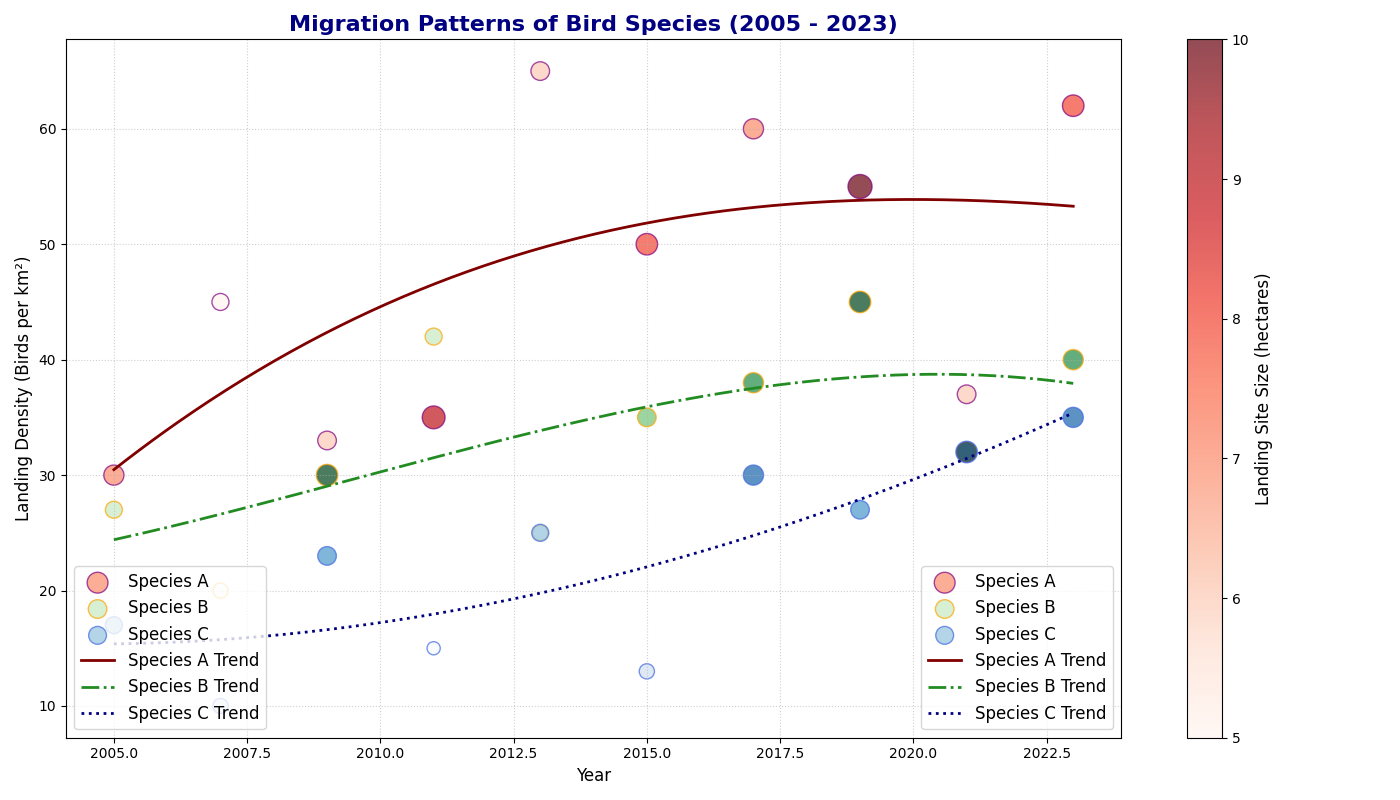

The script that drew this image:
import matplotlib.pyplot as plt
import numpy as np

years = np.array([2005, 2007, 2009, 2011, 2013, 2015, 2017, 2019, 2021, 2023])

species_a_landing_density = np.array([30, 45, 33, 35, 65, 50, 60, 55, 37, 62])
species_b_landing_density = np.array([27, 20, 30, 42, 25, 35, 38, 45, 32, 40])
species_c_landing_density = np.array([17, 10, 23, 15, 25, 13, 30, 27, 32, 35])

landing_site_sizes_a = np.array([7, 5, 6, 9, 6, 8, 7, 10, 6, 8])
landing_site_sizes_b = np.array([5, 4, 8, 5, 4, 6, 7, 8, 6, 7])
landing_site_sizes_c = np.array([5, 4, 6, 3, 5, 4, 7, 6, 8, 7])

fig, ax = plt.subplots(figsize=(14, 8))

scatter_a = ax.scatter(years, species_a_landing_density, s=landing_site_sizes_a*30, c=landing_site_sizes_a, cmap='Reds', alpha=0.7, edgecolor='purple', label='Species A')
scatter_b = ax.scatter(years, species_b_landing_density, s=landing_site_sizes_b*30, c=landing_site_sizes_b, cmap='Greens', alpha=0.7, edgecolor='orange', label='Species B')
scatter_c = ax.scatter(years, species_c_landing_density, s=landing_site_sizes_c*30, c=landing_site_sizes_c, cmap='Blues', alpha=0.7, edgecolor='royalblue', label='Species C')

trend_line = np.poly1d(np.polyfit(years, species_a_landing_density, 3))
year_range = np.linspace(years.min(), years.max(), 300)
ax.plot(year_range, trend_line(year_range), color='maroon', linestyle='-', linewidth=2, label='Species A Trend')

trend_line_b = np.poly1d(np.polyfit(years, species_b_landing_density, 3))
ax.plot(year_range, trend_line_b(year_range), color='forestgreen', linestyle='-.', linewidth=2, label='Species B Trend')

trend_line_c = np.poly1d(np.polyfit(years, species_c_landing_density, 3))
ax.plot(year_range, trend_line_c(year_range), color='navy', linestyle=':', linewidth=2, label='Species C Trend')

ax.set_title('Migration Patterns of Bird Species (2005 - 2023)', fontsize=16, fontweight='bold', color='navy')
ax.set_xlabel('Year', fontsize=12)
ax.set_ylabel('Landing Density (Birds per km²)', fontsize=12)

legend1 = ax.legend(loc='lower left', frameon=True, fontsize=12)
ax.legend(loc='lower right', fontsize=12)
ax.add_artist(legend1)

colorbar = fig.colorbar(scatter_a, ax=ax, orientation='vertical')
colorbar.set_label('Landing Site Size (hectares)', fontsize=12)

ax.grid(True, linestyle=':', alpha=0.6)
plt.tight_layout()

plt.show()
